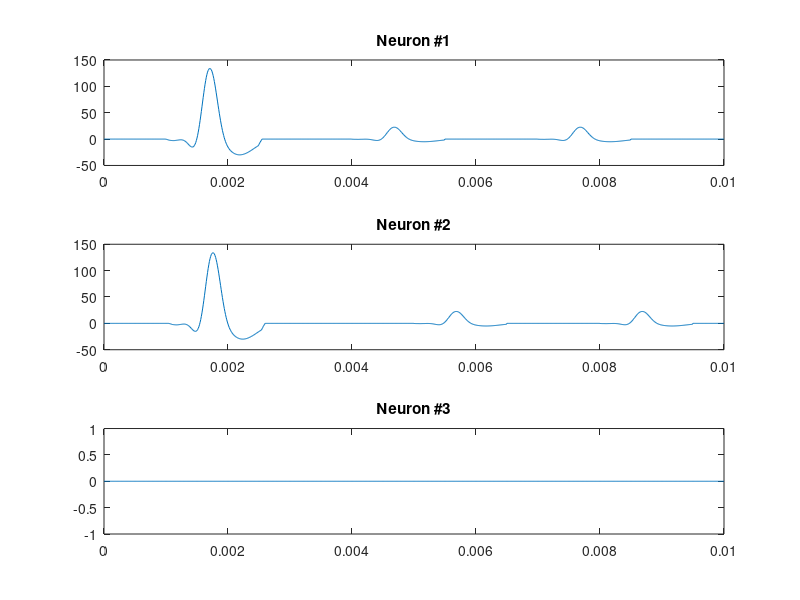
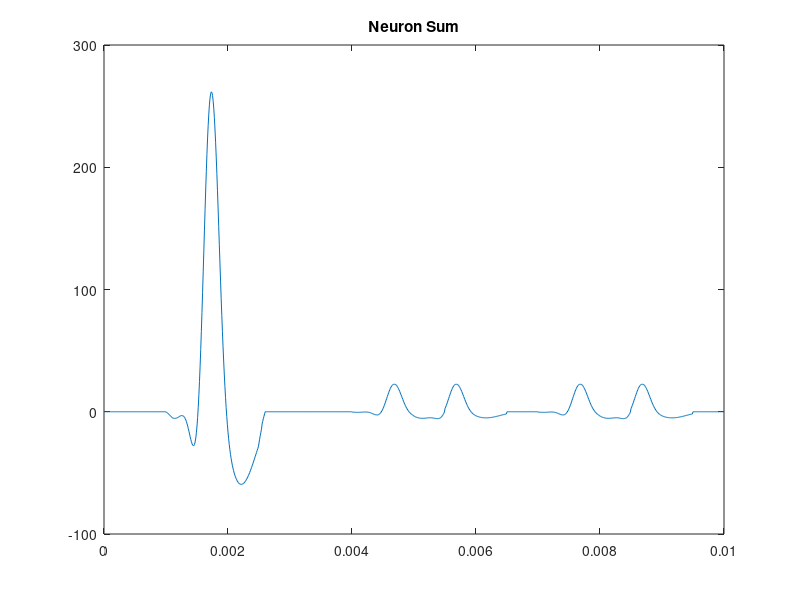

The MATLAB source for these figures, in order:
close all; clear all; clc;
load('neuron2.mat')
global data
data = avg_NEURON(26:175);

dt = 1e-5;  %time step
max_t = 0.01;  %max time
tspan = 0:dt:max_t;
maxSpike = 30;
rest = -65;

% binary firing inputs for each neuron:
neuronCount = 3;
%fire = randi([0 1], neuronCount, length(tspan));  % each neuron = 1 row
fire = zeros(neuronCount,length(tspan));
fire(1,100:105) = 1;
fire(1,400) = 1;
fire(1,700) = 1;

fire(2,105:110) = 1;
fire(2,500) = 1;
fire(2,800) = 1;
[r, c] = size(fire);

% summed extracellular potential:
ec = zeros(r, c);
sum = zeros(1, c);
for neuronInd = 1:r                 % for each neuron
    for i = 1:(c - length(data))    % for each time step
        if fire(neuronInd, i) == 1
            ec(neuronInd, i+1:i+length(data)) = ec(neuronInd, i+1:i+length(data))' + data;
            sum(i+1:i+length(data)) = sum(i+1:i+length(data))' + data;
        end
    end
    subplot(neuronCount, 1, neuronInd);
    plot(tspan,ec(neuronInd,:));  
    title(strcat("Neuron #", num2str(neuronInd)));
   
end

figure(2)
plot(tspan, sum);
title('Neuron Sum');

